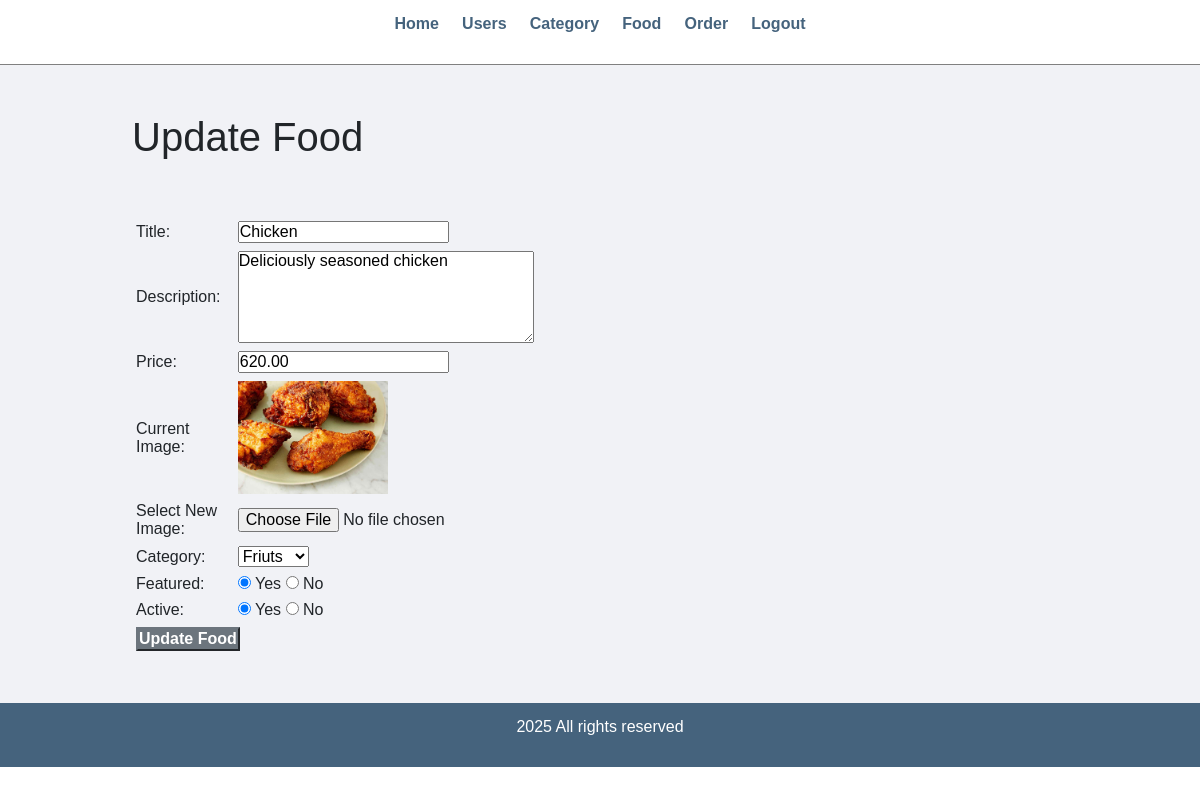
Screenshot of /admin/update-food.php?id=35 (signed in) with the database file from the repository.
### tables this page shows
CREATE TABLE `tbl_food` (
  `id` int(10) UNSIGNED NOT NULL,
  `title` varchar(100) NOT NULL,
  `description` text NOT NULL,
  `price` decimal(10,2) NOT NULL,
  `image_name` varchar(255) NOT NULL,
  `category_id` int(10) UNSIGNED NOT NULL,
  `featured` varchar(10) NOT NULL,
  `active` varchar(10) NOT NULL
);

CREATE TABLE `tbl_category` (
  `id` int(10) UNSIGNED NOT NULL,
  `title` varchar(100) NOT NULL,
  `image_name` varchar(255) NOT NULL,
  `featured` varchar(10) NOT NULL,
  `active` varchar(10) NOT NULL
);

### admin/update-food.php (the view, shortened to what this page needs)
<?php include('partials/menu.php'); ?>
<?php
    if(isset($_GET['id']))
    {
        $id = $_GET['id'];
        $sql2 = "SELECT * FROM tbl_food WHERE id=$id";
        $res2 = mysqli_query($conn, $sql2);
        $row2 = mysqli_fetch_assoc($res2);
        $title = $row2['title'];
        $description = $row2['description'];
        $price = $row2['price'];
        $current_image = $row2['image_name'];
        $current_category = $row2['category_id'];
        $featured = $row2['featured'];
        $active = $row2['active'];
    }
    else
    {
        header('location:'.SITEURL.'admin/manage-food.php');
    }
?>
<div class="main-content">
    <div class="wrapper">
        <h1>Update Food</h1>
        <br><br>
        <form action="" method="POST" enctype="multipart/form-data">
        <table class="tbl-30">
            <tr>
                <td>Title: </td>
                <td>
                    <input type="text" name="title" value="<?php echo $title; ?>">
                </td>
            </tr>
            <tr>
                <td>Description: </td>
                <td>
                    <textarea name="description" cols="30" rows="5"><?php echo $description; ?></textarea>
                </td>
            </tr>
            <tr>
                <td>Price: </td>
                <td>
                    <input type="number" name="price" value="<?php echo $price; ?>">
                </td>
            </tr>
            <tr>
                <td>Current Image: </td>
                <td>
                    <?php
                        if($current_image == "")
                        {
                            echo "<div class='error'>Image not Available.</div>";
                        }
                        else
                        {
                            ?>
                            <img src="<?php echo SITEURL; ?>images/food/<?php echo $current_image; ?>" width="150px">
                            <?php
                        }
                    ?>
                </td>
            </tr>
            <tr>
                <td>Select New Image: </td>
                <td>
                    <input type="file" name="image">
                </td>
            </tr>
            <tr>
                <td>Category: </td>
                <td>
                    <select name="category">
                        <?php
                            $sql = "SELECT * FROM tbl_category WHERE active='Yes'";
                            $res = mysqli_query($conn, $sql);
                            $count = mysqli_num_rows($res);
                            if($count>0)
                            {
                                while($row=mysqli_fetch_assoc($res))
                                {
                                    $category_title = $row['title'];
                                    $category_id = $row['id'];
                                    ?>
                                    <option <?php if($current_category==$category_id){echo "selected";} ?> value="<?php echo $category_id; ?>"><?php echo $category_title; ?></option>
                                    <?php
                                }
                            }
                            else
                            {
                                echo "<option value='0'>Category Not Available.</option>";
                            }
                        ?>
                    </select>
                </td>
            </tr>
            <tr>
                <td>Featured: </td>
                <td>
                    <input <?php if($featured=="Yes") {echo "checked";} ?> type="radio" name="featured" value="Yes"> Yes
                    <input <?php if($featured=="No") {echo "checked";} ?> type="radio" name="featured" value="No"> No
                </td>
            </tr>
            <tr>
                <td>Active: </td>
                <td>
                    <input <?php if($active=="Yes") {echo "checked";} ?> type="radio" name="active" value="Yes"> Yes
                    <input <?php if($active=="No") {echo "checked";} ?> type="radio" name="active" value="No"> No
                </td>
            </tr>
            <tr>
                <td>
                    <input type="submit" name="submit" value="Update Food" class="btn-secondary">
                </td>
            </tr>
        </table>
        </form>
    </div>
</div>
<?php include('partials/footer.php'); ?>

### css/admin.css (style rules this page uses)
* { margin: 0; padding: 0; font-family: Arial, Helvetica, sans-serif; }
.wrapper { padding: 1%; width: 80%; margin: 0 auto; }
.tbl-30 { width: 30%; }
table tr td { padding: 1%; }
.btn-secondary { background-color: #7bed9f; padding: 1%; color: black; text-decoration: none; font-weight: bold; }
.main-content { background-color: #f1f2f6; padding: 3% 0; }

### rows the page displays
tbl_food: title "Chicken", description "Deliciously seasoned chicken", price "620.00", image_name (picture), category "Friuts", featured "☑", active "☑"
